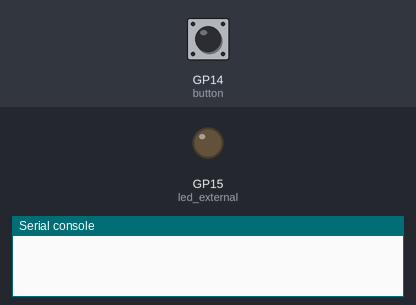
The program below on a simulated Raspberry Pi Pico running MicroPython. Shown: output pins drawn as LEDs (lit = HIGH), the last lines printed to the serial console. The inputs (shaded band) are chosen by the test bench; at power-on: GP14 (button) LOW.

Above: at 1.2 s.
1.3 s: GP14 (button) pulled HIGH for 0.15 s
At 2.5 s:
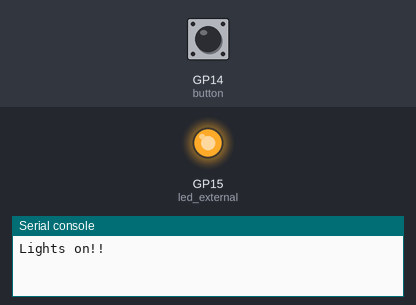
4.4 s: GP14 (button) pulled HIGH for 1 s
At 7.6 s:
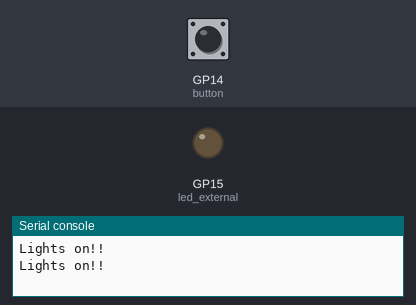
7.9 s: GP14 (button) pulled HIGH for 3.2 s
At 8.7 s:
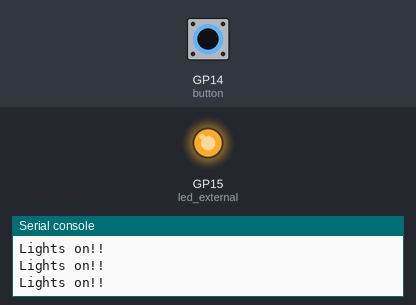
Timing chart, 0 to 13.4 s (numbered marks = the images above; inputs shaded):
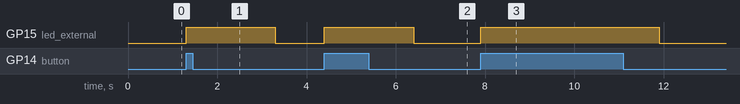

The program:

Switch.py
```python
import machine
import utime

# setup input/output pins
# blue - 15
# red - 14
#  btn - 11
led_external = machine.Pin(15, machine.Pin.OUT)
button = machine.Pin(14, machine.Pin.IN, machine.Pin.PULL_DOWN)

# loop reads the button
while True:
  if button.value() == 1:
    led_external.value(1)
    print('Lights on!!')
    utime.sleep(2)
  led_external.value(0)
```

Measured:
- after the input at 1.3 s, GP15 (led_external): LOW → HIGH at once, → LOW 2.0 s later
- after the input at 4.4 s, GP15 (led_external): LOW → HIGH at once, → LOW 2.0 s later
- after the input at 7.9 s, GP15 (led_external): LOW → HIGH at once, → LOW 4.0 s later
